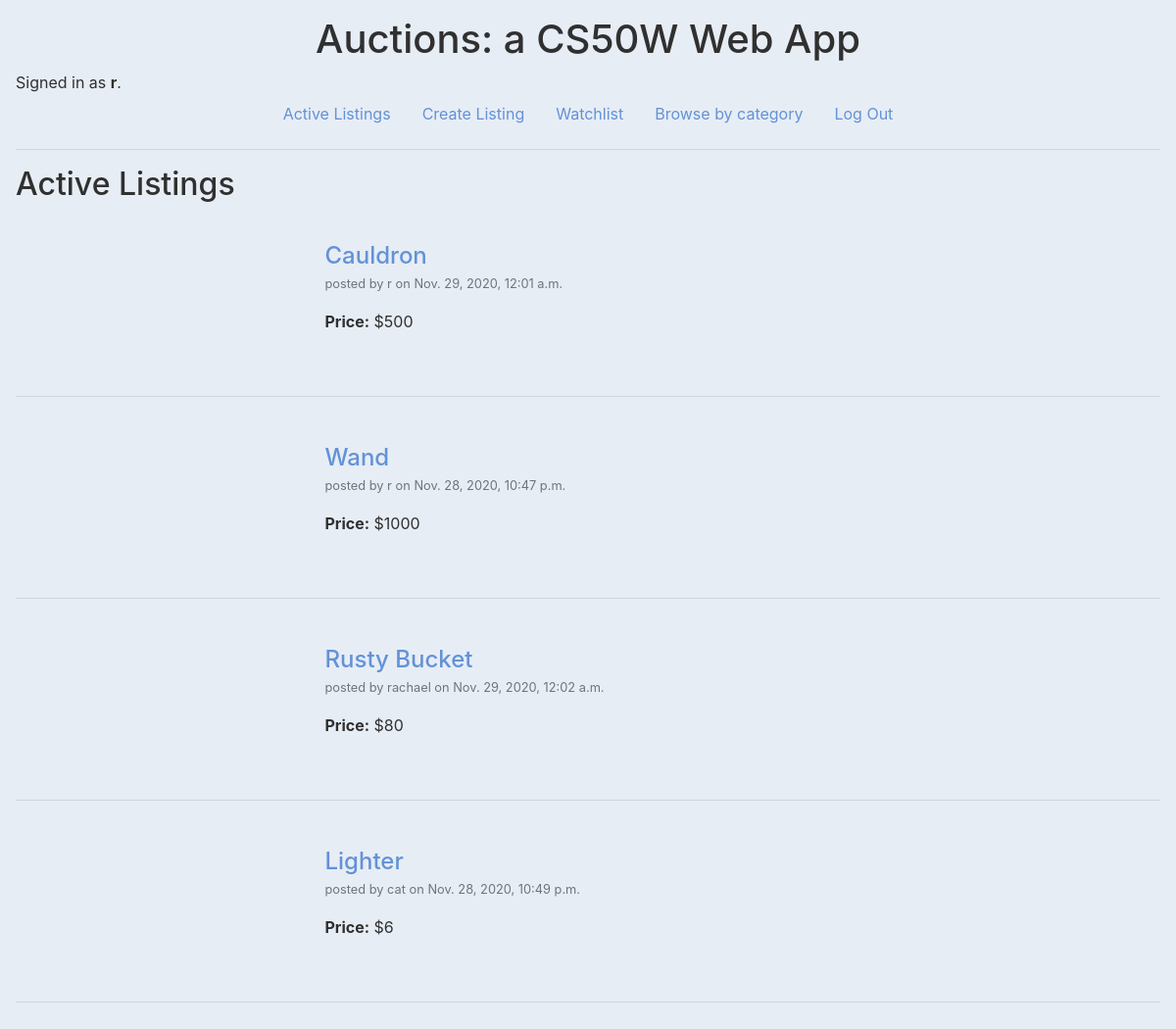
The page / (signed in) on the database its author committed.
### auctions/models.py (models this page shows, shortened)
class User(AbstractUser):
    pass

class Listing(models.Model):
    name = models.CharField(max_length=150, default="Item name")
    owner = models.ForeignKey(User, on_delete=models.CASCADE, related_name="owner_id", null=True, blank=True)
    description = models.TextField(blank=True)
    startBid = models.IntegerField(default=0)
    imgSrc = models.URLField(blank=True)
    Q = 'Q'
    F = 'F'
    T = 'T'
    E = 'E'
    H = 'H'
    O = 'O'
    CATEGORY_CHOICES = [
        (Q, 'Quick sell'),
        (F, 'Fashion'),
        (T, 'Toys'),
        (E, 'Electronics'),
        (H, 'Home'),
        (O, 'Other')
    ]
    category = models.CharField(max_length=11, choices=CATEGORY_CHOICES)
    datePosted = models.DateTimeField(auto_now=True)
    isOpen = models.BooleanField(default=True)

### auctions/views.py (the view)
# urls.py: path("", views.index, name="index"),
def index(request):
    listings = Listing.objects.filter(isOpen = True).order_by('-id')
    return render(request, "auctions/index.html", {
        "listing": listings
        })

### auctions/templates/auctions/index.html (shortened to what this page needs)
{% extends "auctions/layout.html" %}
{% block body %}
    <h2 class="display">Active Listings</h2>
    {% for item in listing %}
    <div class="row align-middle active-listings-row">
        <div class="col-md-3 col-sm-6">
        </div>
        <div class="col-md-9 col-sm-6">
            <h4 class="active-listing-title"><a href="{% url 'listing' item.id %}">{{ item.name }} </a></h4>
            <p class="text-muted"><small>posted by {{ item.owner }} on {{ item.datePosted }}</small></p>
            <p><strong>Price:</strong> ${{ item.startBid }}</p>
        </div>
    </div>
    <hr>
    {% endfor %}
{% endblock %}

### auctions/templates/auctions/layout.html (shortened to what this page needs)
{% load static %}
<!DOCTYPE html>
<html lang="en">
    <head>
        <link rel="stylesheet" href="https://stackpath.bootstrapcdn.com/bootstrap/4.4.1/css/bootstrap.min.css">
        <link href="{% static 'auctions/styles.css' %}" rel="stylesheet">
    </head>
    <body>
        <div class="row">
            <div class="col d-flex justify-content-center text-center">
                <h1>Auctions: a CS50W Web App</h1>
            </div>
        </div>
        <div class="row">
            <div class="col">
                <div>
                    {% if user.is_authenticated %}
                        Signed in as <strong>{{ user.username }}</strong>.
                    {% else %}
                        Not signed in.
                    {% endif %}
                </div>
            </div>
        </div>
        <div class="row">
            <div class="col d-flex justify-content-center">
        <ul class="nav">
            <li class="nav-item">
                <a class="nav-link" href="{% url 'index' %}">Active Listings</a>
            </li>
            {% if user.is_authenticated %}
                <li class="nav-item">
                    <a class="nav-link" href="{% url 'new' %}">Create Listing</a>
                </li>
                <li class="nav-item">
                    <a class="nav-link" href="{% url 'watchlist' %}">Watchlist</a>
                </li>
                <li class="nav-item">
                    <a class="nav-link" href="{% url 'categories' %}">Browse by category</a>
                </li>
                <li class="nav-item">
                    <a class="nav-link" href="{% url 'logout' %}">Log Out</a>
                </li>
            {% endif %}
        </ul>
    </div>
</div>
        <hr>
        {% block body %}
        {% endblock %}
    </body>
</html>

### auctions/static/auctions/styles.css (style rules this page uses)
body { padding:1rem; background-color:#E7EDF5; color:#303030; }
a { color:#6392D6; }
.active-listings-row { padding: 2rem 2rem; }
.active-listing-title { padding-bottom:0; margin-bottom: 0; }

### rows shown on the page
User: username "r"
Listing: name "Cauldron", owner "r", datePosted "Nov. 29, 2020, 12:01 a.m.", startBid "500"
Listing: name "Wand", owner "r", datePosted "Nov. 28, 2020, 10:47 p.m.", startBid "1000"
Listing: name "Rusty Bucket", owner "rachael", datePosted "Nov. 29, 2020, 12:02 a.m.", startBid "80"
Listing: name "Lighter", owner "cat", datePosted "Nov. 28, 2020, 10:49 p.m.", startBid "6"
